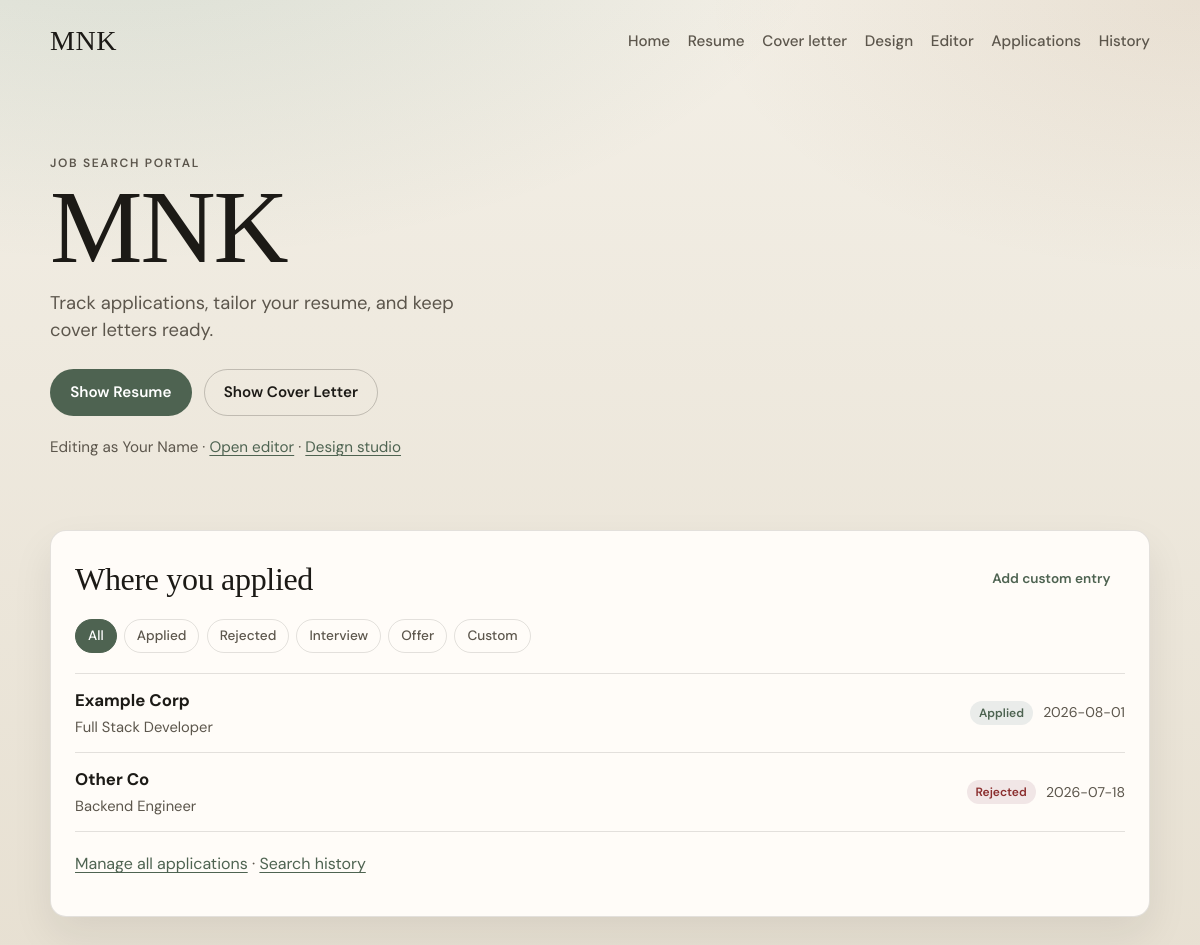
The page / on the database its author committed.
### tables this page shows
CREATE TABLE resume_profile (
  id INT UNSIGNED NOT NULL AUTO_INCREMENT PRIMARY KEY,
  full_name VARCHAR(160) NOT NULL,
  title VARCHAR(200) NOT NULL DEFAULT '',
  email VARCHAR(160) NOT NULL DEFAULT '',
  phone VARCHAR(80) NOT NULL DEFAULT '',
  location VARCHAR(160) NOT NULL DEFAULT '',
  gender VARCHAR(40) NOT NULL DEFAULT '',
  date_of_birth DATE NULL,
  country VARCHAR(120) NOT NULL DEFAULT '',
  nationality VARCHAR(120) NOT NULL DEFAULT '',
  photo_path VARCHAR(255) NOT NULL DEFAULT '',
  show_photo TINYINT(1) NOT NULL DEFAULT 1,
  links JSON NULL,
  updated_at TIMESTAMP NOT NULL DEFAULT CURRENT_TIMESTAMP ON UPDATE CURRENT_TIMESTAMP
);

CREATE TABLE applications (
  id INT UNSIGNED NOT NULL AUTO_INCREMENT PRIMARY KEY,
  company VARCHAR(160) NOT NULL,
  role VARCHAR(200) NOT NULL,
  status ENUM('applied','rejected','interview','offer','custom') NOT NULL DEFAULT 'applied',
  applied_date DATE NULL,
  notes TEXT NULL,
  jd_snippet TEXT NULL,
  link VARCHAR(500) NULL,
  created_at TIMESTAMP NOT NULL DEFAULT CURRENT_TIMESTAMP,
  updated_at TIMESTAMP NOT NULL DEFAULT CURRENT_TIMESTAMP ON UPDATE CURRENT_TIMESTAMP,
  KEY idx_status (status),
  KEY idx_applied_date (applied_date)
);

### src/Db.php (called while the page is built, shortened)
<?php
final class Db
{
    private static ?PDO $pdo = null;
    public static function pdo(): PDO
    {
        if (self::$pdo instanceof PDO) {
            return self::$pdo;
        }
        $url = getenv('DATABASE_URL') ?: '';
        $parts = parse_url($url);
        $dbName = ltrim($parts['path'], '/');
        $host = $parts['host'];
        $port = $parts['port'] ?? 3306;
        $user = $parts['user'] ?? 'db';
        $pass = $parts['pass'] ?? 'db';
        $dsn = sprintf('mysql:host=%s;port=%d;dbname=%s;charset=utf8mb4', $host, $port, $dbName);
        self::$pdo = new PDO($dsn, $user, $pass, [
            PDO::ATTR_ERRMODE => PDO::ERRMODE_EXCEPTION,
            PDO::ATTR_DEFAULT_FETCH_MODE => PDO::FETCH_ASSOC,
            PDO::ATTR_EMULATE_PREPARES => false,
        ]);
        return self::$pdo;
    }
}

### src/App.php (called while the page is built, shortened)
<?php
final class App
{
    public static function profile(): array
    {
        $row = Db::pdo()->query('SELECT * FROM resume_profile ORDER BY id ASC LIMIT 1')->fetch();
        $links = $row['links'];
        if (is_string($links)) {
            $decoded = json_decode($links, true);
            $row['links'] = is_array($decoded) ? $decoded : [];
        } elseif (!is_array($links)) {
            $row['links'] = [];
        }
        $row['show_photo'] = (int) ($row['show_photo'] ?? 1);
        $row['photo_path'] = (string) ($row['photo_path'] ?? '');
        return $row;
    }
    public static function applications(?string $status = null): array
    {
        return Db::pdo()->query(
            'SELECT * FROM applications ORDER BY applied_date DESC, id DESC'
        )->fetchAll();
    }
    public static function e(?string $value): string
    {
        return htmlspecialchars((string) $value, ENT_QUOTES | ENT_SUBSTITUTE, 'UTF-8');
    }
    public static function statusLabel(string $status): string
    {
        return match ($status) {
            'applied' => 'Applied',
            'rejected' => 'Rejected',
            'interview' => 'Interview',
            'offer' => 'Offer',
            'custom' => 'Custom',
            default => ucfirst($status),
        };
    }
}

### public/index.php (the view, shortened to what this page needs)
<?php
require_once dirname(__DIR__) . '/src/layout.php';
$status = $_GET['status'] ?? 'all';
$apps = App::applications($status === 'all' ? null : $status);
$profile = App::profile();
?>
<main class="home">
  <section class="hero">
    <p class="eyebrow">Job search portal</p>
    <h1 class="hero-brand">MNK</h1>
    <p class="hero-lead">Track applications, tailor your resume, and keep cover letters ready.</p>
    <div class="hero-actions">
      <a class="btn btn-primary" href="/design.php?doc=resume">Show Resume</a>
      <a class="btn btn-secondary" href="/design.php?doc=cover">Show Cover Letter</a>
    </div>
    <p class="hero-meta">Editing as <?= App::e($profile['full_name']) ?> · <a href="/editor.php">Open editor</a> · <a href="/design.php">Design studio</a></p>
  </section>
  <section class="apps-panel">
    <div class="apps-panel-head">
      <h2>Where you applied</h2>
      <a class="btn btn-small" href="/applications.php?action=new">Add custom entry</a>
    </div>
    <div class="status-chips" role="tablist">
      <?php
      $chips = [
          'all' => 'All',
          'applied' => 'Applied',
          'rejected' => 'Rejected',
          'interview' => 'Interview',
          'offer' => 'Offer',
          'custom' => 'Custom',
      ];
      foreach ($chips as $key => $label):
      ?>
        <a class="chip<?= $status === $key ? ' is-active' : '' ?>" href="/?status=<?= App::e($key) ?>"><?= App::e($label) ?></a>
      <?php endforeach; ?>
    </div>
    <?php if (!$apps): ?>
      <p class="empty">No applications in this filter yet. <a href="/applications.php?action=new">Create one</a>.</p>
    <?php else: ?>
      <ul class="app-list">
        <?php foreach ($apps as $app): ?>
          <li class="app-item status-<?= App::e($app['status']) ?>">
            <div class="app-main">
              <a href="/applications.php?action=edit&amp;id=<?= (int) $app['id'] ?>">
                <strong><?= App::e($app['company']) ?></strong>
                <span><?= App::e($app['role']) ?></span>
              </a>
            </div>
            <div class="app-meta">
              <span class="badge"><?= App::e(App::statusLabel($app['status'])) ?></span>
              <?php if (!empty($app['applied_date'])): ?>
                <time><?= App::e($app['applied_date']) ?></time>
              <?php endif; ?>
            </div>
          </li>
        <?php endforeach; ?>
      </ul>
    <?php endif; ?>
    <p class="panel-foot">
      <a href="/applications.php">Manage all applications</a>
      ·
      <a href="/history.php">Search history</a>
    </p>
  </section>
</main>

### public/assets/css/app.css (style rules this page uses)
:root { --bg: #f3efe6; --bg-deep: #e7e0d2; --ink: #1c1a16; --muted: #5c564c; --line: rgba(28, 26, 22, 0.12); --paper: #fffcf7; --accent: #1a5f4a; --accent-ink: #fff; --danger: #8b2e2e; --radius: 12px; --font: "DM Sans", system-ui, sans-serif; --display: "Instrument Serif", Georgia, serif; --shadow: 0 18px 40px rgba(28, 26, 22, 0.08); }
*, *::before, *::after { box-sizing: border-box; }
html { scroll-behavior: smooth; }
body { margin: 0; min-height: 100vh; font-family: var(--font); color: var(--ink); background: radial-gradient(1200px 600px at 10% -10%, rgba(26, 95, 74, 0.12), transparent 60%), radial-gradient(900px 500px at 100% 0%, rgba(140, 90, 40, 0.1), transparent 55%), linear-gradient(180deg, var(--bg) 0%, var(--bg-deep) 100%); line-height: 1.5; }
a { color: var(--accent); text-decoration-thickness: 1px; text-underline-offset: 0.18em; }
.btn { display: inline-flex; align-items: center; justify-content: center; gap: 0.4rem; border: 1px solid transparent; border-radius: 999px; padding: 0.7rem 1.2rem; font: inherit; font-weight: 600; font-size: 0.95rem; cursor: pointer; text-decoration: none; transition: transform 0.15s ease, background 0.15s ease, color 0.15s ease; }
.btn-primary { background: var(--accent); color: var(--accent-ink); }
.btn-secondary { background: transparent; color: var(--ink); border-color: color-mix(in srgb, var(--ink) 22%, transparent); }
.btn-small { padding: 0.4rem 0.85rem; font-size: 0.85rem; }
.hero { padding: clamp(2rem, 6vw, 4rem) 0 2.5rem; max-width: 38rem; }
.eyebrow { margin: 0 0 0.5rem; text-transform: uppercase; letter-spacing: 0.14em; font-size: 0.75rem; color: var(--muted); font-weight: 600; }
.hero-brand { margin: 0; font-family: var(--display); font-size: clamp(4rem, 12vw, 6.5rem); line-height: 0.9; font-weight: 400; letter-spacing: -0.02em; }
.hero-lead { margin: 1rem 0 1.5rem; font-size: 1.15rem; color: var(--muted); max-width: 28rem; }
.hero-actions { display: flex; flex-wrap: wrap; gap: 0.75rem; }
.hero-meta { margin-top: 1.25rem; color: var(--muted); font-size: 0.95rem; }
.apps-panel { margin-top: 1rem; padding: 1.5rem; background: color-mix(in srgb, var(--paper) 88%, white); border: 1px solid var(--line); border-radius: calc(var(--radius) + 4px); box-shadow: var(--shadow); }
.apps-panel-head { display: flex; flex-wrap: wrap; align-items: center; justify-content: space-between; gap: 0.75rem; margin-bottom: 1rem; }
.apps-panel-head h2, .page-head h1, .editor-block h2 { margin: 0; font-family: var(--display); font-weight: 400; font-size: 2rem; letter-spacing: -0.01em; }
.status-chips { display: flex; flex-wrap: wrap; gap: 0.45rem; margin-bottom: 1.25rem; }
.chip { display: inline-flex; padding: 0.35rem 0.75rem; border-radius: 999px; border: 1px solid var(--line); color: var(--muted); text-decoration: none; font-size: 0.85rem; font-weight: 500; background: transparent; }
.chip.is-active, .chip:hover { background: var(--accent); border-color: var(--accent); color: var(--accent-ink); }
.app-list { list-style: none; margin: 0; padding: 0; }
.app-item { display: flex; flex-wrap: wrap; justify-content: space-between; gap: 0.5rem 1rem; padding: 0.9rem 0; border-top: 1px solid var(--line); }
.app-item:last-child { border-bottom: 1px solid var(--line); }
.app-main a { display: flex; flex-direction: column; gap: 0.15rem; color: inherit; text-decoration: none; }
.app-main strong { font-size: 1.05rem; }
.app-main span { color: var(--muted); font-size: 0.92rem; }
.app-meta { display: flex; align-items: center; gap: 0.65rem; color: var(--muted); font-size: 0.88rem; }
.badge { display: inline-flex; padding: 0.2rem 0.55rem; border-radius: 999px; font-size: 0.75rem; font-weight: 600; background: color-mix(in srgb, var(--accent) 12%, white); color: var(--accent); }
.badge.status-rejected, .app-item.status-rejected .badge { background: color-mix(in srgb, var(--danger) 12%, white); color: var(--danger); }
.panel-foot, .empty { margin-top: 1.25rem; color: var(--muted); }

### rows shown on the page
resume_profile: full_name "Your Name"
applications: company "Example Corp", role "Full Stack Developer", status "Applied", applied_date "2026-08-01"
applications: company "Other Co", role "Backend Engineer", status "Rejected", applied_date "2026-07-18"

### other values the page prints
App::e($label) "All"
App::e($label) "Applied"
App::e($label) "Rejected"
App::e($label) "Interview"
App::e($label) "Offer"
App::e($label) "Custom"
